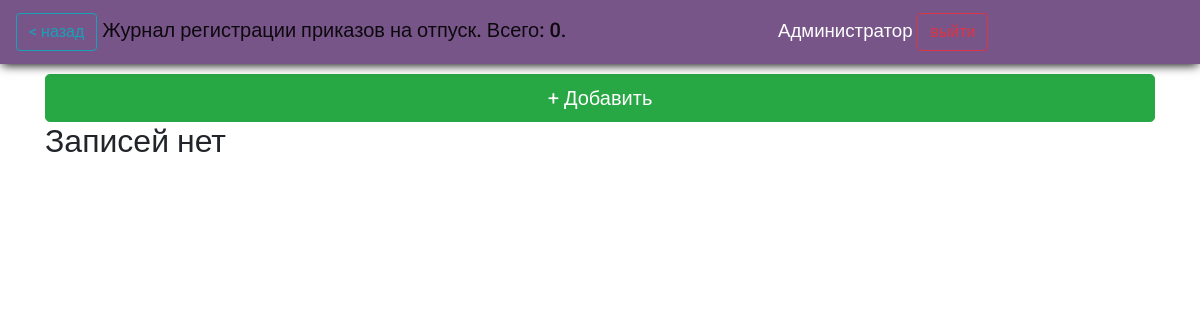
The app's page /journals/orders_on_vacation/ (signed in), older data.
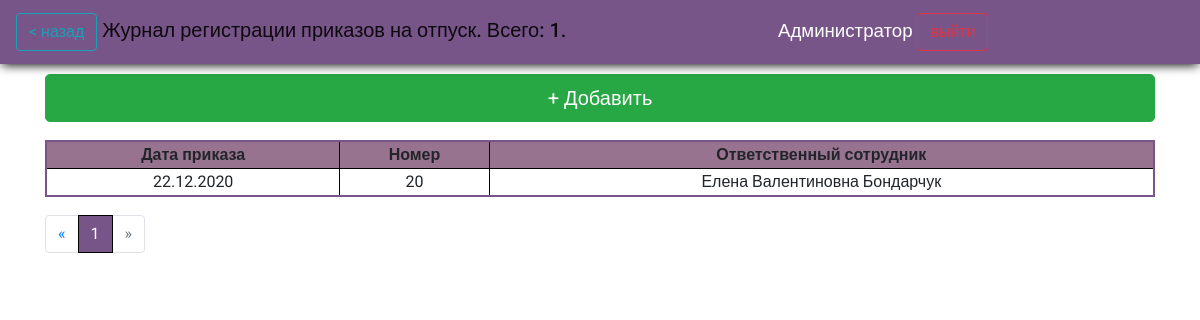
The same page, newer data.
### reg_jounals/models.py (models this page shows)
class OrdersOnVacation(models.Model):
    oov_number = models.CharField(max_length=8, help_text="Введите номер приказа", verbose_name="Номер приказа", db_index=True)
    oov_date = models.DateField(help_text="Введите дату приказа", verbose_name="Дата приказа", db_index=True)
    oov_empList = models.TextField(help_text="Введите сотрудников в приказ", verbose_name="Список сотрудников в приказе")
    oov_res_officer = models.CharField(blank=True, editable=False,  max_length=256, help_text="Сотрудник, который внес документ в систему ", verbose_name='Ответственный сотрудник')
    class Meta:
        ordering = ["id"]
        verbose_name = 'Приказ на отпуск'
        verbose_name_plural = 'Приказы на отпуск'

### reg_jounals/views.py (the view)
# urls.py: path('orders_on_vacation/', views.order_on_vacation, name='orders_on_vacation'),
def order_on_vacation(request):
    if request.user.is_authenticated:
        orders =OrdersOnVacation.objects.all()
        p_orders = Paginator(orders, page_count)
        page_number = request.GET.get('page', 1)
        page = p_orders.get_page(page_number)
        count = len(orders)
        return render(request, 'reg_jounals/orders_on_vacation.html', context={'orders':page, 'count':count})
    else:
        return render(request, 'reg_jounals/no_auth.html')

### reg_jounals/templates/reg_jounals/orders_on_vacation.html (shortened to what this page needs)
{%extends "reg_jounals/index.html" %}
{%block header%} <a class="btn btn-outline-info" href="../"> < назад</a> Журнал регистрации приказов на отпуск. Всего: {{count}}.  {%endblock%}
{%block content%}
<a class="btn btn-success btn-lg m-bottom btn-add " href="{%url 'orders_on_vacation_add_url'%}"> + Добавить</a>
{% if orders %}
<table>
  <thead class="thead-dark">
  <tr class="tr-header">
    <th scope="col">Дата приказа</th>
    <th scope="col">Номер</th>
    <th scope="col">Ответственный сотрудник</th>
  </tr>
  </thead>
  {%for order in orders%}
<tr onclick="return location.href = '{% url 'orders_on_vacation_upd_url' id=order.id%}' ">
    <td>{{order.oov_date|date:"d.m.Y"}}</td>
    <td>{{order.oov_number}}</td>
    <td>{{order.oov_res_officer}}</td>
</tr>
  {%endfor%}
</table>
<nav  class="paginator" aria-label="Page navigation example">
  <ul class="pagination">
    <li class="page-item">
      <a class="page-link" href="#" aria-label="Previous">
<span aria-hidden="true">&laquo;</span>
      </a>
    </li>
{% for p in orders.paginator.page_range %}
  {% if orders.number == p%}
   <li class="page-item active"><a class="page-link" href="?page={{p}}">{{ p }}</a></li>
   {%else%}
        <li class="page-item"><a class="page-link" href="?page={{p}}">{{ p }}</a></li>
    {%endif%}
  {% endfor %}
{%if orders.has_next%}
    <li class="page-item">
      <a class="page-link" href='?page={{orders.next_page_number}}' aria-label="Next">
<span aria-hidden="true">&raquo;</span>
      </a>
    </li>
  {%else%}
  <li class="page-item disabled">
    <a class="page-link" href='#' aria-disabled='true' aria-label="Next">
      <span aria-hidden="true">&raquo;</span>
    </a>
  </li>
  {%endif%}
  </ul>
</nav>
{%else%}
<h2>Записей нет</h2>
{%endif%}
{%endblock%}

Row changes from the older to the newer data that the page shows:
added OrdersOnVacation: oov_date "22.12.2020", oov_number "20", oov_res_officer "Елена Валентиновна Бондарчук"
Text that changed along with them:
{{ count }}: "0" → "1"
text no longer shown: "Записей нет"
text now shown: "Дата приказа Номер Ответственный сотрудник « »"
new list line: "1"
